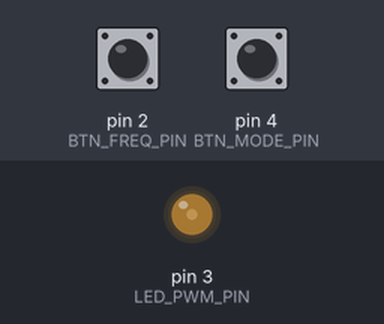
Simulated run of this sketch. Board: Arduino Uno, built with avr-gcc and run on an emulated ATmega328P. Parts: output pins drawn as LEDs (lit = HIGH). Wiring (inferred from the names in the program): PCF8574 port expander at I2C address 0x20. Inputs (shaded band) come from the test bench; at power-on: pin 2 (BTN_FREQ_PIN) HIGH, pin 4 (BTN_MODE_PIN) HIGH.

Above: at 3.6 s.
3.7 s: pin 2 (BTN_FREQ_PIN) pulled LOW for 0.15 s
At 4.1 s:
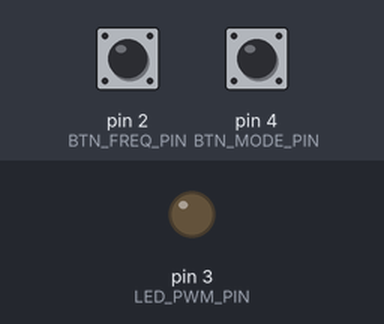
6.8 s: pin 4 (BTN_MODE_PIN) pulled LOW for 0.15 s
At 9.4 s:
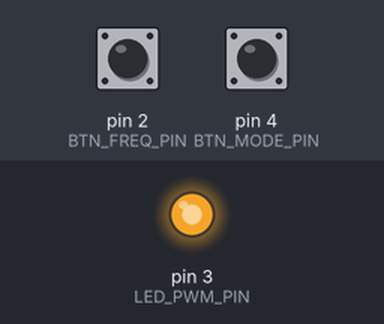
9.8 s: pin 4 (BTN_MODE_PIN) pulled LOW for 1 s
At 10.9 s:
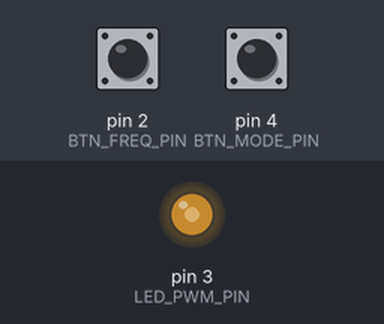
13.8 s: pin 4 (BTN_MODE_PIN) pulled LOW for 3.2 s
Timing chart, 0 to 19.5 s (numbered marks = the images above; inputs shaded):
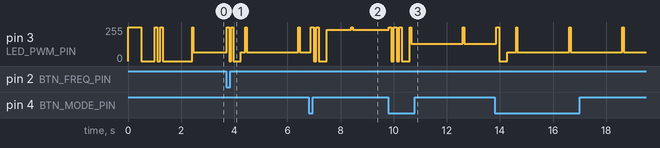

The sketch:

stylet_auriculo_ATmega328P_v7.0_DIAGNOSTIC.ino
```cpp
/*
 * DIAGNOSTIC VERSION - Tests hardware without Serial
 * This version uses LED blink patterns to diagnose issues
 *
 * BLINK CODES:
 * - Setup start: 1 long blink (500ms)
 * - I2C OK: 2 short blinks (100ms each)
 * - I2C FAIL: 5 fast blinks (50ms each)
 * - Loop running: 1 quick blink every 2 seconds
 */

#include <Wire.h>

// Pin definitions
#define LED_PWM_PIN     3
#define BTN_FREQ_PIN    2
#define BTN_MODE_PIN    4
#define PCF8574_ADDRESS 0x20

// Variables
volatile uint8_t currentFreq = 0;
volatile uint8_t currentMode = 0;
uint8_t loopCounter = 0;

void setup() {
  // Setup start indicator: 1 long blink
  pinMode(LED_PWM_PIN, OUTPUT);
  digitalWrite(LED_PWM_PIN, HIGH);
  delay(500);
  digitalWrite(LED_PWM_PIN, LOW);
  delay(500);

  // Configure pins
  pinMode(BTN_FREQ_PIN, INPUT_PULLUP);
  pinMode(BTN_MODE_PIN, INPUT_PULLUP);

  // Initialize I2C
  Wire.begin();
  Wire.setClock(100000);
  delay(10);

  // Test I2C communication
  Wire.beginTransmission(PCF8574_ADDRESS);
  uint8_t error = Wire.endTransmission();

  if (error == 0) {
    // I2C OK: 2 short blinks
    for (uint8_t i = 0; i < 2; i++) {
      digitalWrite(LED_PWM_PIN, HIGH);
      delay(100);
      digitalWrite(LED_PWM_PIN, LOW);
      delay(100);
    }

    // Set initial LED pattern (frequency A = red)
    Wire.beginTransmission(PCF8574_ADDRESS);
    Wire.write(0b11111000);  // Red LED
    Wire.endTransmission();
  } else {
    // I2C FAIL: 5 fast blinks
    for (uint8_t i = 0; i < 5; i++) {
      digitalWrite(LED_PWM_PIN, HIGH);
      delay(50);
      digitalWrite(LED_PWM_PIN, LOW);
      delay(50);
    }
  }

  // Setup Timer2 PWM
  TCCR2A = 0;
  TCCR2B = 0;
  TCCR2A |= (1 << WGM21) | (1 << WGM20);  // Fast PWM
  TCCR2A |= (1 << COM2B1);                 // Non-inverting
  #if F_CPU == 16000000L
    TCCR2B |= (1 << CS22);                 // Prescaler 64
  #elif F_CPU == 8000000L
    TCCR2B |= (1 << CS21) | (1 << CS20);   // Prescaler 32
  #else
    TCCR2B |= (1 << CS22);                 // Default 64
  #endif
  OCR2B = 0;

  delay(1000);
}

void loop() {
  static uint32_t lastBlink = 0;
  static uint32_t lastButtonCheck = 0;
  static bool lastBtnFreq = HIGH;
  static bool lastBtnMode = HIGH;

  uint32_t now = millis();

  // Heartbeat: blink every 2 seconds to show loop is running
  if (now - lastBlink > 2000) {
    lastBlink = now;
    loopCounter++;

    // Quick blink
    OCR2B = 255;
    delay(50);
    OCR2B = 0;
  }

  // Check buttons every 100ms
  if (now - lastButtonCheck > 100) {
    lastButtonCheck = now;

    bool btnFreq = digitalRead(BTN_FREQ_PIN);
    bool btnMode = digitalRead(BTN_MODE_PIN);

    // FREQ button pressed (LOW when pressed)
    if (btnFreq == LOW && lastBtnFreq == HIGH) {
      currentFreq = (currentFreq + 1) % 7;

      // Update I2C LEDs
      const uint8_t freqIndicators[7] = {
        0b11111000,  // A: Red
        0b11110100,  // B: Green
        0b11110000,  // C: Yellow
        0b11111010,  // D: Blue
        0b11111001,  // E: Magenta
        0b11110101,  // F: Cyan
        0b11110000   // G: White
      };

      Wire.beginTransmission(PCF8574_ADDRESS);
      Wire.write(freqIndicators[currentFreq]);
      Wire.endTransmission();

      // Feedback: 2 quick blinks
      for (uint8_t i = 0; i < 2; i++) {
        OCR2B = 255;
        delay(80);
        OCR2B = 0;
        delay(80);
      }
      delay(200);
    }

    // MODE button pressed
    if (btnMode == LOW && lastBtnMode == HIGH) {
      currentMode = (currentMode + 1) % 3;

      // Feedback: blinks according to mode
      uint8_t blinks = currentMode + 1;
      for (uint8_t i = 0; i < blinks; i++) {
        OCR2B = 255;
        delay(100);
        OCR2B = 0;
        delay(100);
      }
      delay(200);
    }

    lastBtnFreq = btnFreq;
    lastBtnMode = btnMode;
  }

  // Simple LED control based on mode
  if (currentMode == 0) {
    OCR2B = 64;   // Low intensity (Detection)
  } else if (currentMode == 1) {
    OCR2B = 235;  // High intensity (Treatment)
  } else {
    OCR2B = 128;  // Medium intensity (White)
  }
}
```
